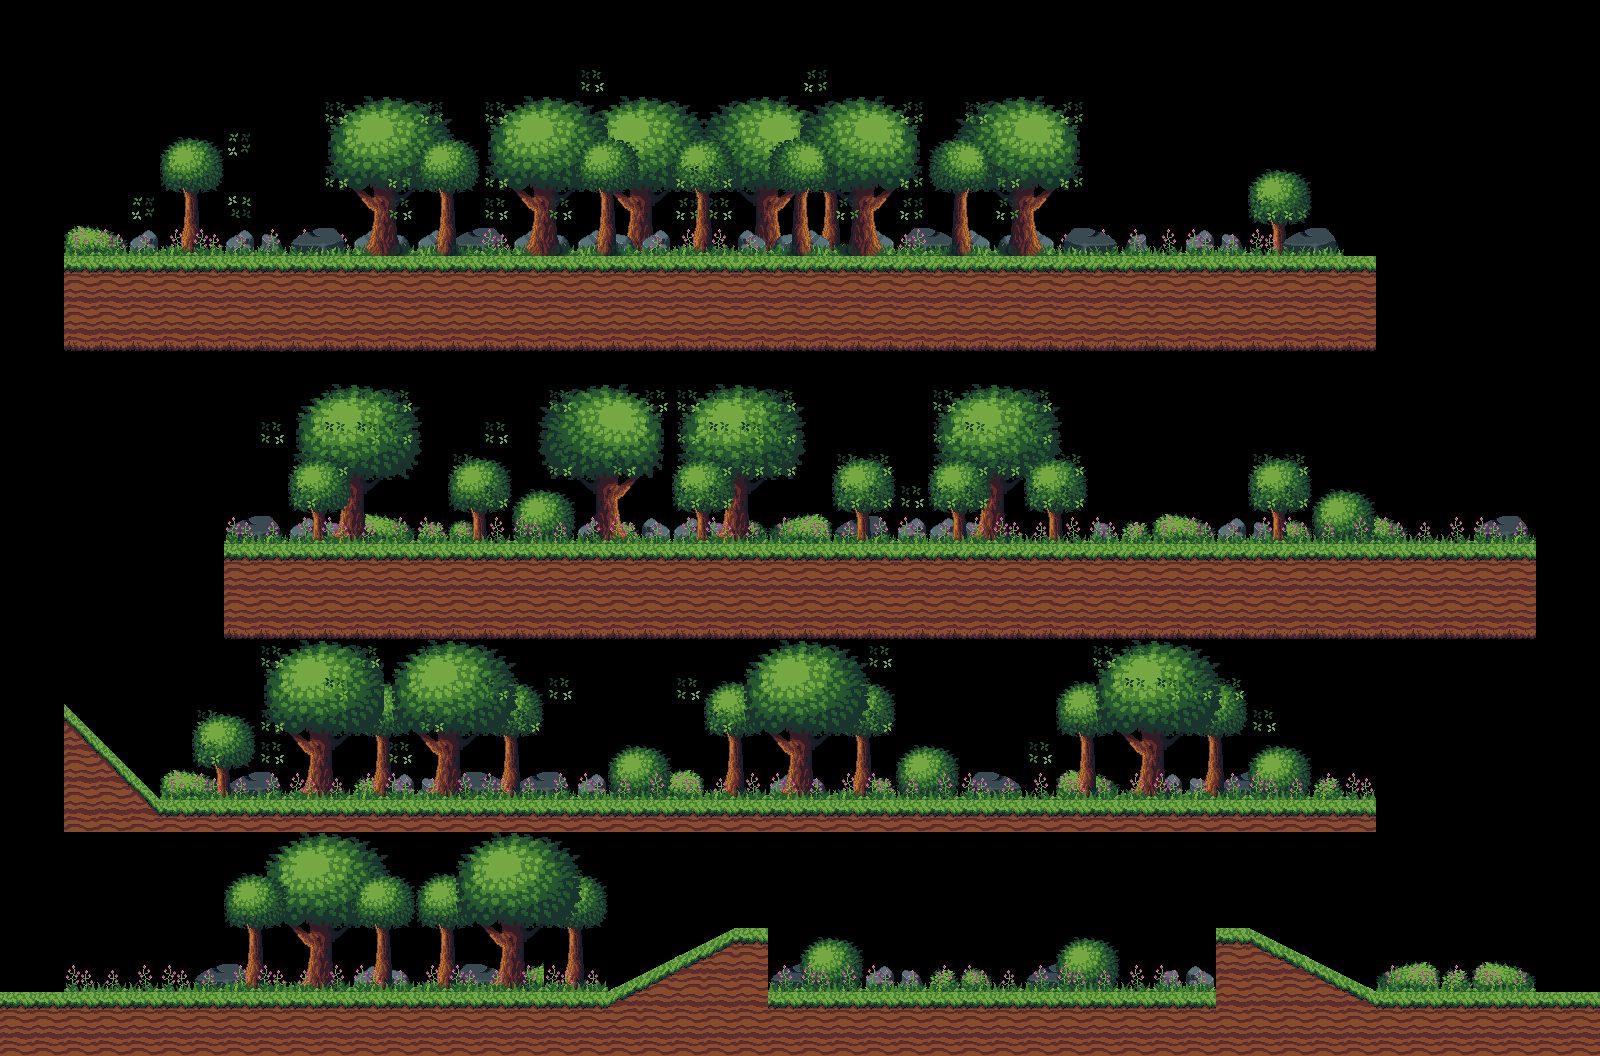

Rendered tile map (Tiled .tmx) drawn with the repository's tilesets; below, a short description and the map source with its tile grids summarised:
An orthogonal 50x33 tile map with 32x32 px tiles, 4 tile layers (out, additional, other, decorations), 1 hidden layer not drawn, 3 tilesets and 17 objects (15x Goblin, StartPortal, Portal).

<map version="1.10" tiledversion="1.11.2" orientation="orthogonal" renderorder="right-down" width="50" height="33" tilewidth="32" tileheight="32" infinite="0" nextlayerid="12" nextobjectid="6">
 <tileset firstgid="1" source="../tilesets/BlockShapes.tsx" />
 <tileset firstgid="19" source="../tilesets/GrassLandsSimple.tsx" />
 <tileset firstgid="119" source="../tilesets/GrassLands32x32.tsx" />
 <layer id="1" name="Level" width="50" height="33" visible="0">
  <data>[1650 cells, 625 non-empty, 6 distinct tile ids]</data>
 </layer>
 <layer id="6" name="out" width="50" height="33">
  <data>[1650 cells, 534 non-empty, 56 distinct tile ids]</data>
 </layer>
 <layer id="10" name="additional" width="50" height="33">
  <data>[1650 cells, 251 non-empty, 40 distinct tile ids]</data>
 </layer>
 <layer id="8" name="other" width="50" height="33">
  <data>[1650 cells, 315 non-empty, 40 distinct tile ids]</data>
 </layer>
 <layer id="9" name="decorations" width="50" height="33">
  <data>[1650 cells, 297 non-empty, 17 distinct tile ids]</data>
 </layer>
 <objectgroup id="4" name="Entities">
  <object id="1" name="Goblin" x="572" y="192" width="32" height="32">
   <properties>
    <property name="HP" type="int" value="30" />
    <property name="type" value="SCOUT" />
   </properties>
  </object>
  <object id="2" name="Goblin" x="319.334" y="732" width="32" height="32">
   <properties>
    <property name="HP" type="int" value="30" />
    <property name="type" value="SCOUT" />
   </properties>
  </object>
  <object id="3" name="Goblin" x="1185.33" y="479.334" width="32" height="32">
   <properties>
    <property name="HP" type="int" value="30" />
    <property name="type" value="SCOUT" />
   </properties>
  </object>
  <object id="4" name="Goblin" x="768.167" y="734.834" width="32" height="32">
   <properties>
    <property name="HP" type="int" value="30" />
    <property name="type" value="SCOUT" />
   </properties>
  </object>
  <object id="5" name="Goblin" x="924.666" y="190.666" width="32" height="32">
   <properties>
    <property name="HP" type="int" value="30" />
    <property name="type" value="SCOUT" />
   </properties>
  </object>
  <object id="6" name="Goblin" x="344" y="480" width="32" height="32">
   <properties>
    <property name="HP" type="int" value="20" />
    <property name="type" value="ARCHER" />
   </properties>
  </object>
  <object id="7" name="Goblin" x="1248" y="190.667" width="32" height="32">
   <properties>
    <property name="HP" type="int" value="20" />
    <property name="type" value="ARCHER" />
   </properties>
  </object>
  <object id="8" name="Goblin" x="1278.67" y="736" width="32" height="32">
   <properties>
    <property name="HP" type="int" value="20" />
    <property name="type" value="ARCHER" />
   </properties>
  </object>
  <object id="9" name="Goblin" x="734" y="478.667" width="32" height="32">
   <properties>
    <property name="HP" type="int" value="50" />
    <property name="type" value="TANK" />
   </properties>
  </object>
  <object id="10" name="Goblin" x="546.67" y="733.334" width="32" height="32">
   <properties>
    <property name="HP" type="int" value="50" />
    <property name="type" value="TANK" />
   </properties>
  </object>
  <object id="1" name="Goblin" x="223.665" y="927.333" width="32" height="32">
   <properties>
    <property name="HP" type="int" value="30" />
    <property name="type" value="SCOUT" />
   </properties>
  </object>
  <object id="2" name="Goblin" x="1116.5" y="924.834" width="32" height="32">
   <properties>
    <property name="HP" type="int" value="30" />
    <property name="type" value="SCOUT" />
   </properties>
  </object>
  <object id="3" name="Goblin" x="732.335" y="894" width="32" height="32">
   <properties>
    <property name="HP" type="int" value="20" />
    <property name="type" value="ARCHER" />
   </properties>
  </object>
  <object id="4" name="Goblin" x="863.001" y="927.334" width="32" height="32">
   <properties>
    <property name="HP" type="int" value="50" />
    <property name="type" value="TANK" />
   </properties>
  </object>
  <object id="5" name="Goblin" x="476" y="928" width="32" height="32">
   <properties>
    <property name="HP" type="int" value="30" />
    <property name="type" value="SCOUT" />
   </properties>
  </object>
  <object id="100" name="StartPortal" x="194.667" y="154" width="64" height="64" />
  <object id="101" name="Portal" x="68" y="906" width="64" height="64">
   <properties>
    <property name="nextMap" value="GrassLandsFixed_part3.tmx" />
   </properties>
  </object>
 </objectgroup>
</map>